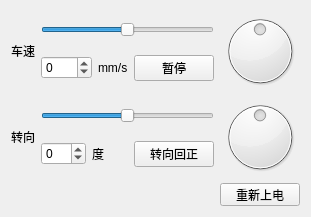
            <widget class="QWidget" name="tab_chassis_ctrl">
             <attribute name="title">
              <string>底盘控制</string>
             </attribute>
             <layout class="QVBoxLayout" name="verticalLayout_4">
              <item>
               <layout class="QHBoxLayout" name="horizontalLayout_18">
                <item>
                 <widget class="QLabel" name="label">
                  <property name="text">
                   <string>车速</string>
                  </property>
                 </widget>
                </item>
                <item>
                 <layout class="QVBoxLayout" name="verticalLayout_15">
                  <item>
                   <widget class="QSlider" name="horizontalSlider_robo_speed">
                    <property name="minimumSize">
                     <size>
                      <width>0</width>
                      <height>20</height>
                     </size>
                    </property>
                    <property name="minimum">
                     <number>-300</number>
                    </property>
                    <property name="maximum">
                     <number>300</number>
                    </property>
                    <property name="singleStep">
                     <number>10</number>
                    </property>
                    <property name="pageStep">
                     <number>50</number>
                    </property>
                    <property name="orientation">
                     <enum>Qt::Horizontal</enum>
                    </property>
                    <property name="invertedAppearance">
                     <bool>false</bool>
                    </property>
                    <property name="tickPosition">
                     <enum>QSlider::NoTicks</enum>
                    </property>
                   </widget>
                  </item>
                  <item>
                   <layout class="QHBoxLayout" name="horizontalLayout_16">
                    <item>
                     <widget class="QSpinBox" name="spinBox_robo_speed">
                      <property name="minimum">
                       <number>-300</number>
                      </property>
                      <property name="maximum">
                       <number>300</number>
                      </property>
                      <property name="singleStep">
                       <number>10</number>
                      </property>
                      <property name="value">
                       <number>0</number>
                      </property>
                     </widget>
                    </item>
                    <item>
                     <widget class="QLabel" name="label_6">
                      <property name="text">
                       <string>mm/s</string>
                      </property>
                     </widget>
                    </item>
                    <item>
                     <widget class="QPushButton" name="pushButton_robo_speed_zero">
                      <property name="text">
                       <string>暂停</string>
                      </property>
                     </widget>
                    </item>
                   </layout>
                  </item>
                 </layout>
                </item>
                <item>
                 <widget class="QDial" name="dial_robo_speed">
                  <property name="sizePolicy">
                   <sizepolicy hsizetype="Fixed" vsizetype="Fixed">
                    <horstretch>0</horstretch>
                    <verstretch>0</verstretch>
                   </sizepolicy>
                  </property>
                  <property name="minimumSize">
                   <size>
                    <width>80</width>
                    <height>80</height>
                   </size>
                  </property>
                  <property name="maximumSize">
                   <size>
                    <width>80</width>
                    <height>80</height>
                   </size>
                  </property>
                  <property name="mouseTracking">
                   <bool>false</bool>
                  </property>
                  <property name="tabletTracking">
                   <bool>false</bool>
                  </property>
                  <property name="autoFillBackground">
                   <bool>false</bool>
                  </property>
                  <property name="minimum">
                   <number>-300</number>
                  </property>
                  <property name="maximum">
                   <number>300</number>
                  </property>
                  <property name="singleStep">
                   <number>10</number>
                  </property>
                  <property name="pageStep">
                   <number>50</number>
                  </property>
                  <property name="sliderPosition">
                   <number>0</number>
                  </property>
                  <property name="invertedAppearance">
                   <bool>false</bool>
                  </property>
                  <property name="invertedControls">
                   <bool>false</bool>
                  </property>
                  <property name="wrapping">
                   <bool>false</bool>
                  </property>
                  <property name="notchTarget">
                   <double>50.000000000000000</double>
                  </property>
                  <property name="notchesVisible">
                   <bool>false</bool>
                  </property>
                 </widget>
                </item>
               </layout>
              </item>
              <item>
               <layout class="QHBoxLayout" name="horizontalLayout_19">
                <item>
                 <widget class="QLabel" name="label_2">
                  <property name="text">
                   <string>转向</string>
                  </property>
                 </widget>
                </item>
                <item>
                 <layout class="QVBoxLayout" name="verticalLayout_16">
                  <item>
                   <widget class="QSlider" name="horizontalSlider_steer_angle">
                    <property name="sizePolicy">
                     <sizepolicy hsizetype="Expanding" vsizetype="Fixed">
                      <horstretch>0</horstretch>
                      <verstretch>0</verstretch>
                     </sizepolicy>
                    </property>
                    <property name="minimumSize">
                     <size>
                      <width>0</width>
                      <height>20</height>
                     </size>
                    </property>
                    <property name="minimum">
                     <number>-30</number>
                    </property>
                    <property name="maximum">
                     <number>30</number>
                    </property>
                    <property name="orientation">
                     <enum>Qt::Horizontal</enum>
                    </property>
                    <property name="tickPosition">
                     <enum>QSlider::NoTicks</enum>
                    </property>
                   </widget>
                  </item>
                  <item>
                   <layout class="QHBoxLayout" name="horizontalLayout_17">
                    <item>
                     <widget class="QSpinBox" name="spinBox_steer_angle">
                      <property name="minimum">
                       <number>-30</number>
                      </property>
                      <property name="maximum">
                       <number>30</number>
                      </property>
                     </widget>
                    </item>
                    <item>
                     <widget class="QLabel" name="label_7">
                      <property name="text">
                       <string>度</string>
                      </property>
                     </widget>
                    </item>
                    <item>
                     <widget class="QPushButton" name="pushButton_steer_angle_zero">
                      <property name="text">
                       <string>转向回正</string>
                      </property>
                     </widget>
                    </item>
                   </layout>
                  </item>
                 </layout>
                </item>
                <item>
                 <widget class="QDial" name="dial_steer_angle">
                  <property name="sizePolicy">
                   <sizepolicy hsizetype="Fixed" vsizetype="Fixed">
                    <horstretch>0</horstretch>
                    <verstretch>0</verstretch>
                   </sizepolicy>
                  </property>
                  <property name="minimumSize">
                   <size>
                    <width>80</width>
                    <height>80</height>
                   </size>
                  </property>
                  <property name="maximumSize">
                   <size>
                    <width>80</width>
                    <height>80</height>
                   </size>
                  </property>
                  <property name="mouseTracking">
                   <bool>false</bool>
                  </property>
                  <property name="tabletTracking">
                   <bool>false</bool>
                  </property>
                  <property name="autoFillBackground">
                   <bool>false</bool>
                  </property>
                  <property name="minimum">
                   <number>-30</number>
                  </property>
                  <property name="maximum">
                   <number>30</number>
                  </property>
                  <property name="sliderPosition">
                   <number>0</number>
                  </property>
                  <property name="invertedAppearance">
                   <bool>false</bool>
                  </property>
                  <property name="invertedControls">
                   <bool>false</bool>
                  </property>
                  <property name="wrapping">
                   <bool>false</bool>
                  </property>
                  <property name="notchTarget">
                   <double>50.000000000000000</double>
                  </property>
                  <property name="notchesVisible">
                   <bool>false</bool>
                  </property>
                 </widget>
                </item>
               </layout>
              </item>
              <item>
               <layout class="QHBoxLayout" name="horizontalLayout_6">
                <item>
                 <spacer name="horizontalSpacer_2">
                  <property name="orientation">
                   <enum>Qt::Horizontal</enum>
                  </property>
                  <property name="sizeType">
                   <enum>QSizePolicy::Expanding</enum>
                  </property>
                  <property name="sizeHint" stdset="0">
                   <size>
                    <width>80</width>
                    <height>20</height>
                   </size>
                  </property>
                 </spacer>
                </item>
                <item>
                 <widget class="QPushButton" name="pushButton_chassis_power_restart">
                  <property name="sizePolicy">
                   <sizepolicy hsizetype="Fixed" vsizetype="Fixed">
                    <horstretch>0</horstretch>
                    <verstretch>0</verstretch>
                   </sizepolicy>
                  </property>
                  <property name="minimumSize">
                   <size>
                    <width>80</width>
                    <height>23</height>
                   </size>
                  </property>
                  <property name="maximumSize">
                   <size>
                    <width>100</width>
                    <height>23</height>
                   </size>
                  </property>
                  <property name="text">
                   <string>重新上电</string>
                  </property>
                 </widget>
                </item>
               </layout>
              </item>
             </layout>
            </widget>
